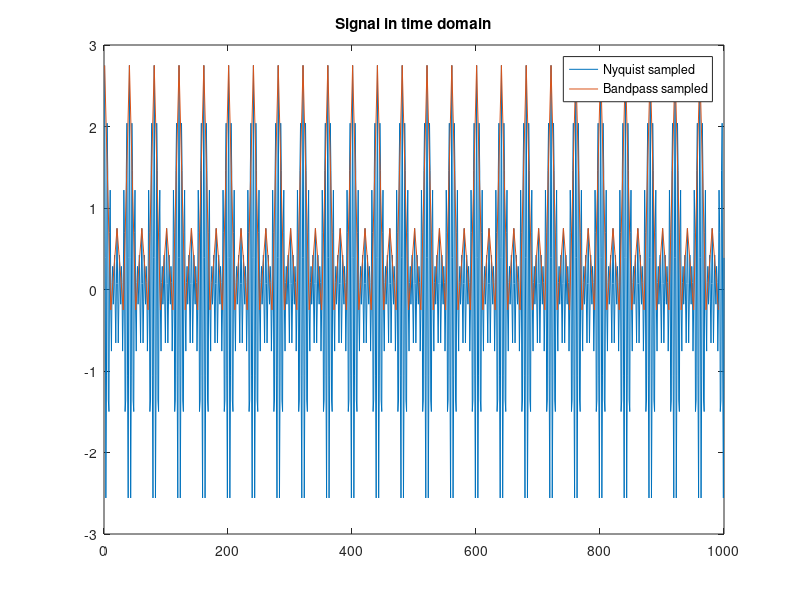
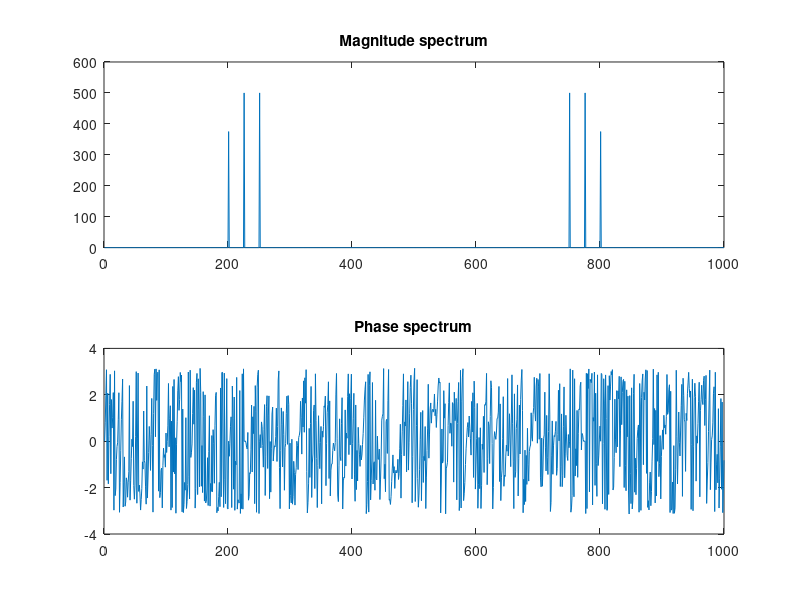
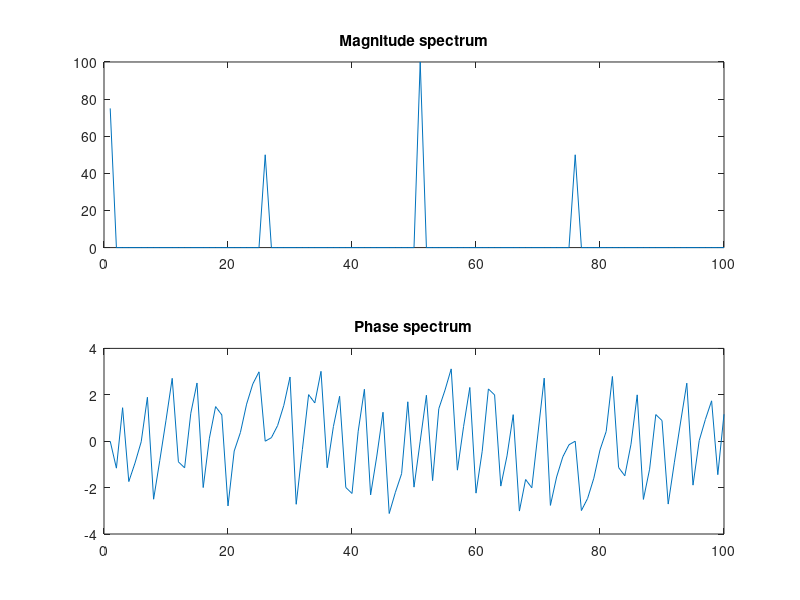

Recreate these plots in MATLAB, in order.
% undersampling.m
% Bandpass sampling (undersampling) demo script
%
% Copyright (c) 2020 Fedor Chervyakov
close all; clc; clear;

pkg load signal;

f_sample = 1e3;               % Sampling rate Samples/s
f_sig = [200, 225, 250];      % Signal frequencies in Hz
A_sig = [0.75, 1, 1];         % Signal amplitudes
w_sig = 2*pi*f_sig/f_sample;  % "Normalized" angular frequencies


%% Generate "original" signal
N = f_sample;
n = 0:N-1;
y = sum(A_sig.*cos(n'*w_sig), 2)';


%% Calculate FFT of the original signal
X_k = fft(y);


%% Find valid undersampling rate
% such that original rate is an integer multiple of it
Fu = max(f_sig);              % Upper signal frequency		
Fl = min(f_sig);              % Lower signal frequency
bw = Fu - Fl                  % Original signal's bandwidth
valid_k = 1:floor(Fu/bw)      % Valid values for k

%% TODO: rewrite this properly
%for k=flip(valid_k)
%    f_bps_l = 2*Fu/k;
%    f_bps_u = 2*Fl/(k-1);
%end

k = valid_k(end);
f_bps_l = 2*Fu/k;
f_bps_u = 2*Fl/(k-1);

f_bp_sample = 0; % Bandpass sampling rate

for f=f_bps_l:f_bps_u
    if (gcd(f, f_sample) > 1)
    	f_bp_sample = f;
	break;
    end
end


%% bandpass sample the signal
n_diff = f_sample/f_bp_sample;
n_bp_ix = 1:n_diff:length(y);
y_bp_sampled = y(n_bp_ix);

%% Calculate FFT of the undersampled signal
Xu_k = fft(y_bp_sampled);


%% Plots
% original signal and undersampled signal in time-domain
figure(1)
plot(n+1, y);
hold on;
plot(n_bp_ix, y_bp_sampled);
title('Signal in time domain');
legend('Nyquist sampled', 'Bandpass sampled')

% FFT of original signal
figure(2)
subplot(2,1,1);
plot(abs(X_k));
title('Magnitude spectrum');

subplot(2,1,2);
plot(angle(X_k));
title('Phase spectrum');

% FFT of undersampled signal
figure(3)
subplot(2,1,1);
plot(abs(Xu_k));
title('Magnitude spectrum');

subplot(2,1,2);
plot(angle(Xu_k));
title('Phase spectrum');
